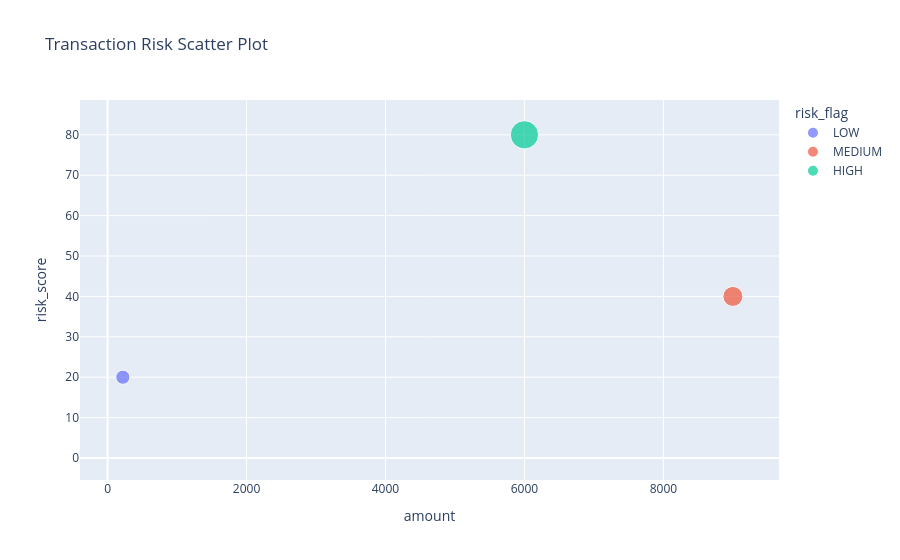

Write notebook code for a chart like this one.
### Code cell
fig = px.scatter(
    df,
    x='amount',
    y='risk_score',
    color='risk_flag',
    hover_data=['transaction_id', 'customer_id', 'ai_explanation'],
    size='risk_score',
    title='Transaction Risk Scatter Plot'
)
fig.show()

### Figure 1 — Plotly figure (JSON) as saved in the notebook; plotly's stock layout.template omitted (floating-point values rounded to 4 significant figures)
{"data": [{"customdata": [["T1", "C001", "Transaction falls within normal customer behavior."], ["T2", "C001", "Transaction falls within normal customer behavior."], ["T3", "C001", "Transaction falls within normal customer behavior."], ["T4", "C001", "Transaction falls within normal customer behavior."], ["T5", "C001", "Transaction falls within normal customer behavior."], ["T6", "C001", "Transaction falls within normal customer behavior."], ["T7", "C001", "Transaction falls within normal customer behavior."], ["T8", "C001", "Transaction falls within normal customer behavior."], ["T9", "C001", "Transaction falls within normal customer behavior."], ["T11", "C002", "Transaction falls within normal customer behavior."], ["T12", "C002", "Transaction falls within normal customer behavior."], ["T13", "C002", "Transaction falls within normal customer behavior."], ["T14", "C002", "Transaction falls within normal customer behavior."], ["T15", "C002", "Transaction falls within normal customer behavior."], ["T16", "C002", "Transaction falls within normal customer behavior."], ["T17", "C002", "Transaction falls within normal customer behavior."], ["T18", "C002", "Transaction falls within normal customer behavior."], ["T19", "C002", "Transaction falls within normal customer behavior."]], "hovertemplate": "risk_flag=LOW<br>amount=%{x}<br>risk_score=%{marker.size}<br>transaction_id=%{customdata[0]}<br>customer_id=%{customdata[1]}<br>ai_explanation=%{customdata[2]}<extra></extra>", "legendgroup": "LOW", "marker": {"color": "#636efa", "size": [0, 0, 0, 0, 0, 0, 0, 0, 0, 0, 0, 0, 0, 0, 0, 0, 0, 20], "sizemode": "area", "sizeref": 0.2, "symbol": "circle"}, "mode": "markers", "name": "LOW", "orientation": "v", "showlegend": true, "type": "scatter", "x": [200, 300, 250, 280, 260, 270, 300, 350, 400, 150, 180, 160, 170, 155, 165, 190, 210, 220], "xaxis": "x", "y": [0, 0, 0, 0, 0, 0, 0, 0, 0, 0, 0, 0, 0, 0, 0, 0, 0, 20], "yaxis": "y"}, {"customdata": [["T10", "C001", "Transaction falls within normal customer behavior."]], "hovertemplate": "risk_flag=MEDIUM<br>amount=%{x}<br>risk_score=%{marker.size}<br>transaction_id=%{customdata[0]}<br>customer_id=%{customdata[1]}<br>ai_explanation=%{customdata[2]}<extra></extra>", "legendgroup": "MEDIUM", "marker": {"color": "#EF553B", "size": [40], "sizemode": "area", "sizeref": 0.2, "symbol": "circle"}, "mode": "markers", "name": "MEDIUM", "orientation": "v", "showlegend": true, "type": "scatter", "x": [9000], "xaxis": "x", "y": [40], "yaxis": "y"}, {"customdata": [["T20", "C002", "This transaction is risky because amount significantly higher than usual; transaction occurred in a foreign region; large online transaction."]], "hovertemplate": "risk_flag=HIGH<br>amount=%{x}<br>risk_score=%{marker.size}<br>transaction_id=%{customdata[0]}<br>customer_id=%{customdata[1]}<br>ai_explanation=%{customdata[2]}<extra></extra>", "legendgroup": "HIGH", "marker": {"color": "#00cc96", "size": [80], "sizemode": "area", "sizeref": 0.2, "symbol": "circle"}, "mode": "markers", "name": "HIGH", "orientation": "v", "showlegend": true, "type": "scatter", "x": [6000], "xaxis": "x", "y": [80], "yaxis": "y"}], "layout": {"legend": {"itemsizing": "constant", "title": {"text": "risk_flag"}, "tracegroupgap": 0}, "title": {"text": "Transaction Risk Scatter Plot"}, "xaxis": {"anchor": "y", "domain": [0, 1], "title": {"text": "amount"}}, "yaxis": {"anchor": "x", "domain": [0, 1], "title": {"text": "risk_score"}}}}
